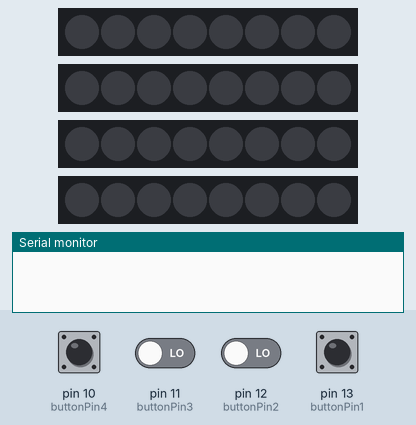
This sketch was run on a simulated Arduino Uno, built with avr-gcc and run on an emulated ATmega328P. Parts: 4 × 8 RGB LEDs in strip order, left to right, the last lines printed to the serial monitor. The test bench sets the inputs (shaded band); at power-on: pin 10 (buttonPin4), pin 11 (buttonPin3), pin 12 (buttonPin2), pin 13 (buttonPin1) LOW.

Above: at 1.2 s.
1.3 s: pin 10 (buttonPin4) pulled HIGH for 0.15 s
At 3.4 s:
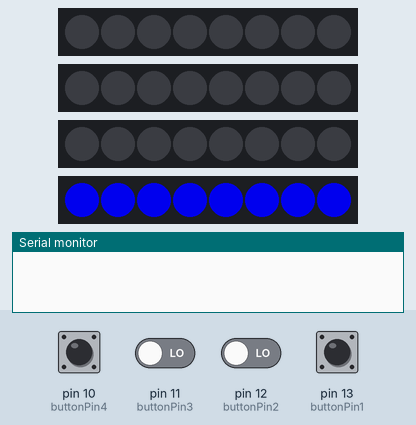
3.6 s: pin 10 (buttonPin4) driven HIGH and pin 11 (buttonPin3) driven HIGH
At 7.7 s:
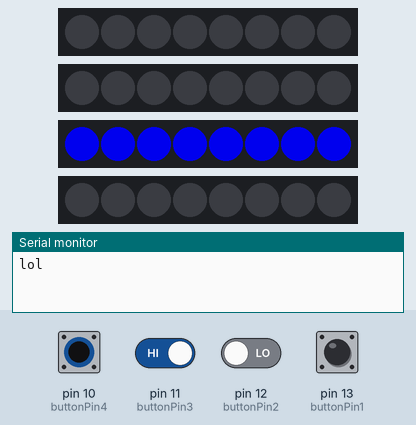
9.6 s: pin 13 (buttonPin1) pulled HIGH for 1 s
At 12.4 s:
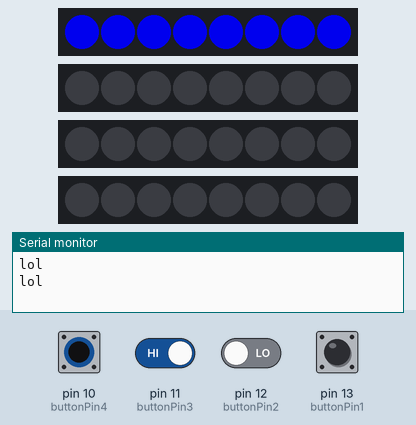
12.6 s: pin 12 (buttonPin2) driven LOW
15.6 s: pin 12 (buttonPin2) driven HIGH
At 17.8 s:
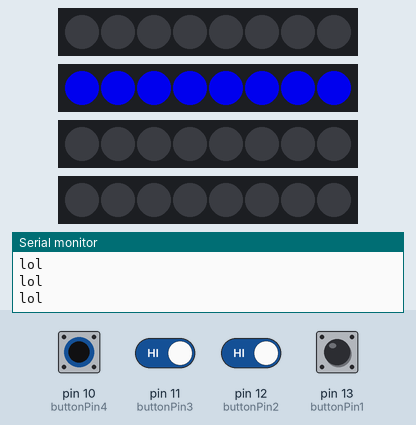
Timing chart, 0 to 21.7 s (numbered marks = the images above; inputs shaded):
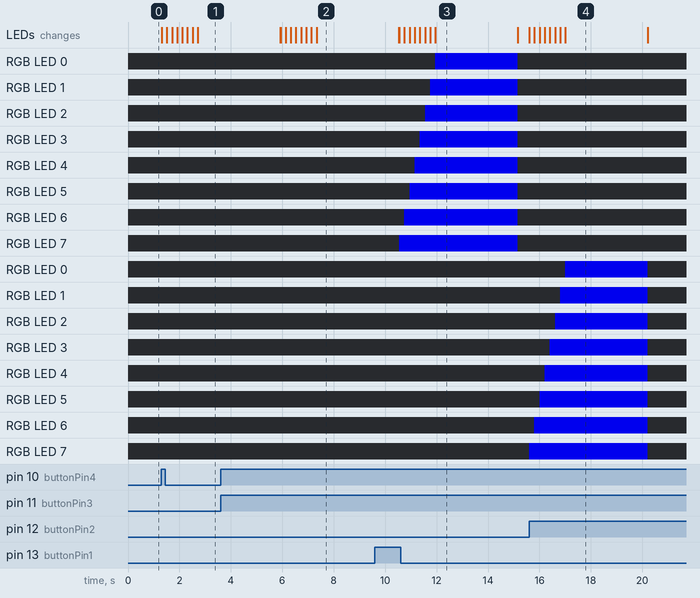

Measured:
- after the input at 1.3 s, RGB LED 0: off → RGB(0, 0, 200) after 1.4 s; RGB LED 1: off → RGB(0, 0, 200) after 1.2 s; RGB LED 2: off → RGB(0, 0, 200) after 1.0 s; RGB LED 3: off → RGB(0, 0, 200) after 0.81 s; RGB LED 4: off → RGB(0, 0, 200) after 0.61 s; the LEDs: first change at once (image 1 shows a later state)
- after the input at 3.6 s, the LEDs: first differ from a run without the input after 2.3 s (image 2 shows a later state)
- after the input at 9.6 s, the LEDs: first differ from a run without the input after 0.95 s (image 3 shows a later state)
- after the input at 15.6 s, RGB LED 0: off → RGB(0, 0, 200) after 1.4 s, → off 3.2 s later; RGB LED 1: off → RGB(0, 0, 200) after 1.2 s, → off 3.4 s later

The sketch:

cscFinalCode.ino
```cpp
#include <Adafruit_NeoPixel.h>

//neopixel strips (4 count)
int neoAmt1 = 8;
int neoPin1 = 5;
Adafruit_NeoPixel strip1(neoAmt1, neoPin1);

int neoAmt2 = 8;
int neoPin2 = 4;
Adafruit_NeoPixel strip2(neoAmt2, neoPin2);

int neoAmt3 = 8;
int neoPin3 = 3;
Adafruit_NeoPixel strip3(neoAmt3, neoPin3);

int neoAmt4 = 8;
int neoPin4 = 2;
Adafruit_NeoPixel strip4(neoAmt4, neoPin4);

//buttons and states (4)
const int buttonPin1 = 13;
const int buttonPin2 = 12;
const int buttonPin3 = 11;
const int buttonPin4 = 10;

boolean button1State = false;
boolean prevButton1State = false;

boolean button2State = false;
boolean prevButton2State = false;

boolean button3State = false;
boolean prevButton3State = false;

boolean button4State = false;
boolean prevButton4State = false;

uint32_t blue1 = strip1.Color(0, 0, 255);
uint32_t blue2 = strip2.Color(0, 0, 255);
uint32_t blue3 = strip3.Color(0, 0, 255);
uint32_t blue4 = strip4.Color(0, 0, 255);


void setup()
{
  Serial.begin(9600);
  strip1.begin();
  strip2.begin();
  strip3.begin();
  strip4.begin();

  strip1.setBrightness(200);
  strip1.clear();
  strip1.show();

  strip2.setBrightness(200);
  strip2.clear();
  strip2.show();

  strip3.setBrightness(200);
  strip3.clear();
  strip3.show();

  strip4.setBrightness(200);
  strip4.clear();
  strip4.show();
}

void loop()
{
  handleButtons();
}


void handleButtons(){
  prevButton1State = button1State;
  button1State = digitalRead(buttonPin1);
 	 if(button1State == true && prevButton1State == false) {
    	travelLight(blue1, 200, 1);

 	 }


  prevButton2State = button2State;
  button2State = digitalRead(buttonPin2);
    if(button2State == true && prevButton2State == false) {
      travelLight(blue2, 200, 2);
    }


  prevButton3State = button3State;
  button3State = digitalRead(buttonPin3);
    if(button3State == true && prevButton3State == false) {
    	travelLight(blue3, 200, 3);
    }


  prevButton4State = button4State;
  button4State = digitalRead(buttonPin4);
    if(button4State == true && prevButton4State == false) {
      travelLight(blue4, 200, 4);
    }


  delay(15);
}


void travelLight(uint32_t c, int delayTime, int stripNum) {

   if(stripNum == 1) {
    for(int i = strip1.numPixels()-1; i >= 0; i--) {
      strip1.setPixelColor(i, c);
      strip1.show();
      delay(delayTime);
    }
     delay(3000);
     Serial.println("lol");
     strip1.clear();
     strip1.show();
   }

   if(stripNum == 2) {
    for(int i = strip2.numPixels()-1; i >= 0; i--) {
      strip2.setPixelColor(i, c);
      strip2.show();
      delay(delayTime);
    }
     delay(3000);
     Serial.println("lol");
     strip2.clear();
     strip2.show();
   }

     if(stripNum == 3) {
    for(int i = strip3.numPixels()-1; i >= 0; i--) {
      strip3.setPixelColor(i, c);
      strip3.show();
      delay(delayTime);
    }
     delay(3000);
     Serial.println("lol");
     strip3.clear();
     strip3.show();
   }

    if(stripNum == 4) {
    for(int i = strip4.numPixels()-1; i >=0; i--) {
      strip4.setPixelColor(i, c);
      strip4.show();
      delay(delayTime);
    }
      delay(3000);
     Serial.println("lol");
     strip4.clear();
     strip4.show();
   }

}
```
